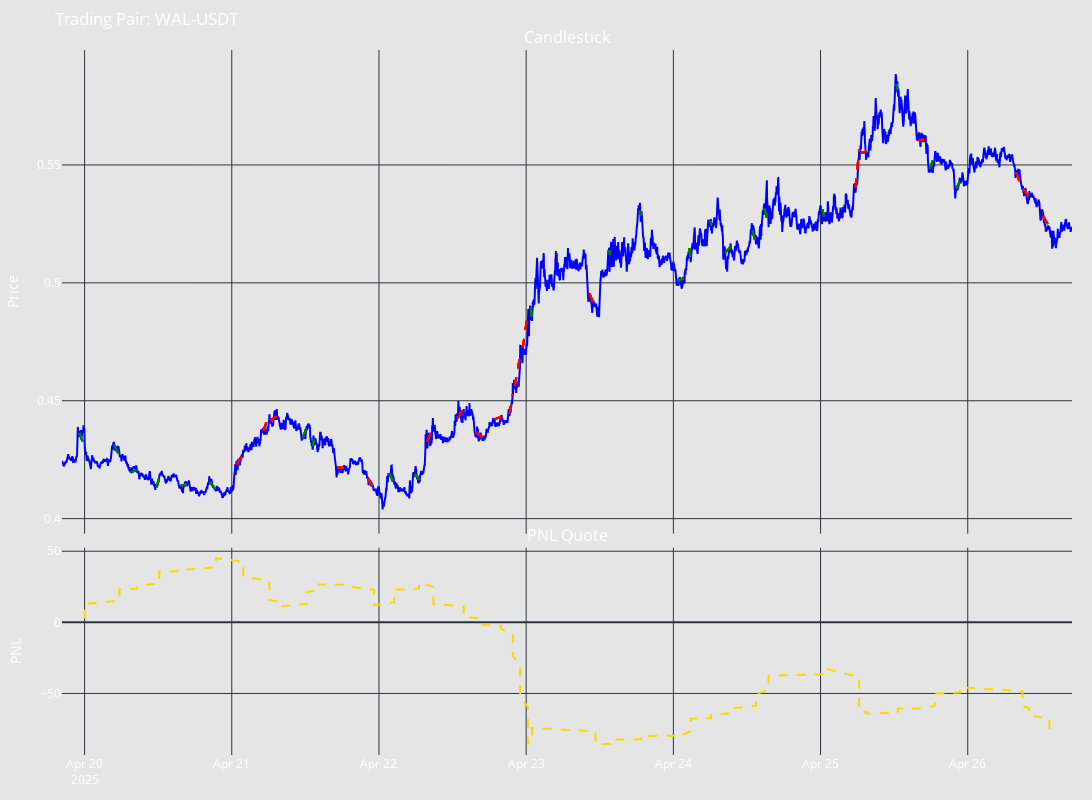

Notebook code for this chart:
### Code cell
# Let's see what is inside the backtesting results
print(backtesting_result.get_results_summary())
backtesting_result.get_backtesting_figure()
